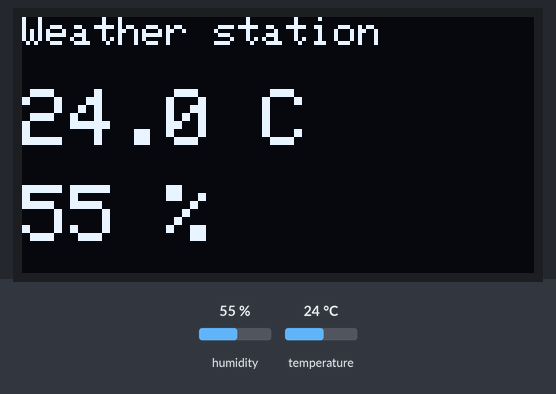
Simulated run of this sketch. Board: ESP32. Shown: 128×64 one-colour display. Inputs (shaded band) come from the test bench; at power-on: humidity 55 %, temperature 24 °C.

Above: at 2.2 s.
2.3 s: humidity set to 22 %
At 3.5 s:
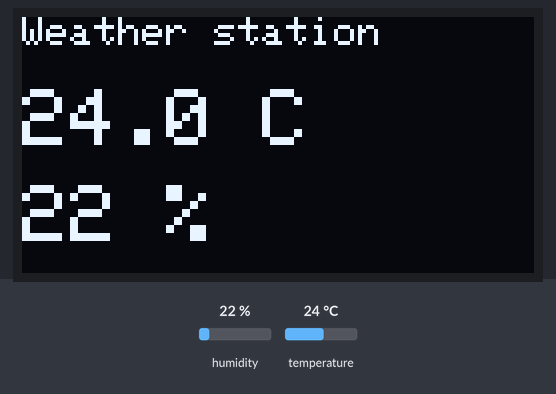
5.0 s: temperature set to 12 °C
At 6.2 s:
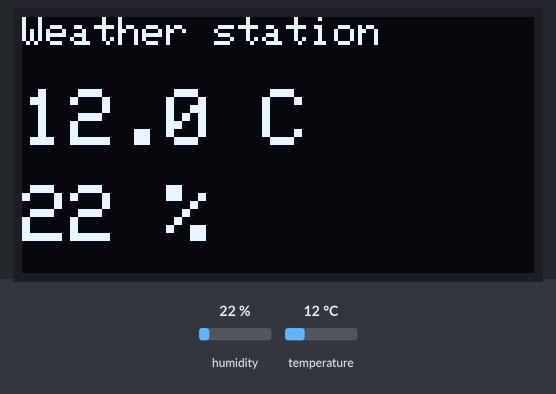
7.7 s: humidity set to 40 %
At 10.3 s:
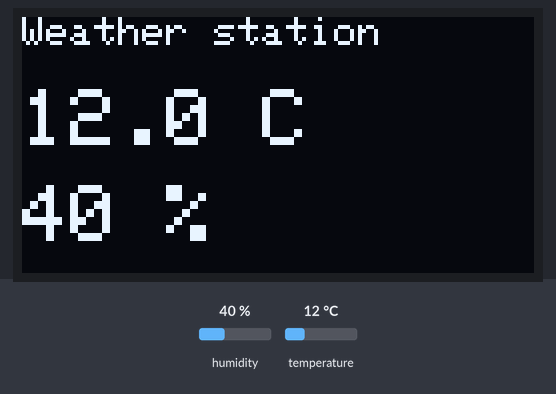
10.7 s: temperature set to 19 °C
At 11.7 s:
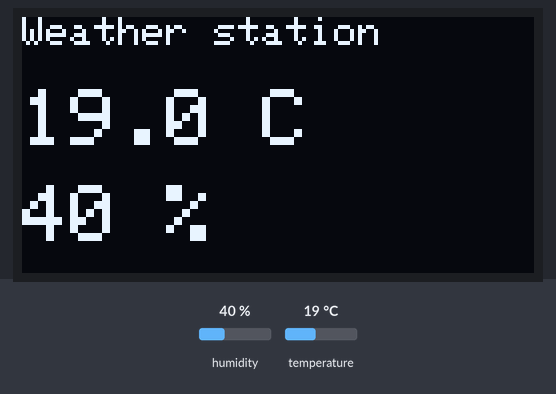
Timing chart, 0 to 13.7 s (numbered marks = the images above; inputs shaded):
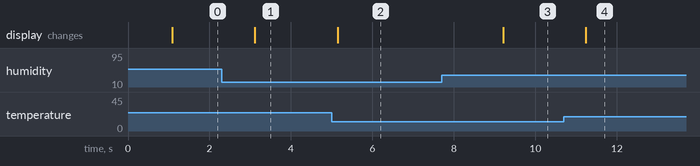

The sketch:

02_dht_oled.ino
```cpp
// ============================================================
// Project 6 - ESP32 Wi-Fi Controller (weather station)
// Sketch 02: Readings on the OLED screen (your first I2C device)
// ============================================================
//
// WHAT THIS SKETCH DOES:
//   Same readings as Sketch 01 - now shown on the small screen
//   attached to the ESP32. No computer needed once uploaded.
//
// LIBRARIES NEEDED (Library Manager):
//   "Adafruit SSD1306" - installing it also offers
//   "Adafruit GFX Library": say yes to both.
//
// I2C WIRING (the screen, 4 pins) - two wires carry everything:
//   VCC -> 3V3        GND -> GND
//   SDA -> GPIO 21    SCL -> GPIO 22
//   The screen answers to address 0x3C (printed on most modules).
//
// WHAT SUCCESS LOOKS LIKE:
//   The screen shows two big lines:  24.3 C  /  41 %
// ============================================================

#include "DHT.h"
#include <Wire.h>
#include <Adafruit_GFX.h>
#include <Adafruit_SSD1306.h>

const int DHT_PIN = 4;
DHT dht(DHT_PIN, DHT22);

Adafruit_SSD1306 display(128, 64, &Wire, -1);   // 128x64 pixels, I2C

void setup() {
  Serial.begin(115200);
  dht.begin();

  if (!display.begin(SSD1306_SWITCHCAPVCC, 0x3C)) {   // the screen's I2C address
    Serial.println("Screen not found - check SDA/SCL and the address");
    while (true) delay(1000);
  }
  display.clearDisplay();
  display.setTextColor(SSD1306_WHITE);
  display.setTextSize(2);
  display.setCursor(0, 20);
  display.println("Hello!");
  display.display();
  delay(1000);
}

void loop() {
  float humidity = dht.readHumidity();
  float temp     = dht.readTemperature();

  display.clearDisplay();
  display.setTextSize(1);
  display.setCursor(0, 0);
  display.println("Weather station");

  if (isnan(humidity) || isnan(temp)) {
    display.setTextSize(1);
    display.setCursor(0, 24);
    display.println("No reading -");
    display.println("check sensor wires");
  } else {
    display.setTextSize(2);
    display.setCursor(0, 18);
    display.print(temp, 1);
    display.println(" C");
    display.setCursor(0, 42);
    display.print(humidity, 0);
    display.println(" %");
  }
  display.display();
  delay(2000);
}
```

Measured:
- after the input at 2.3 s, the display: changes after 0.82 s (image 1)
- after the input at 5.0 s, the display: changes after 0.15 s (image 2)
- after the input at 7.7 s, the display: changes after 1.5 s (image 3)
- after the input at 10.7 s, the display: changes after 0.54 s (image 4)
